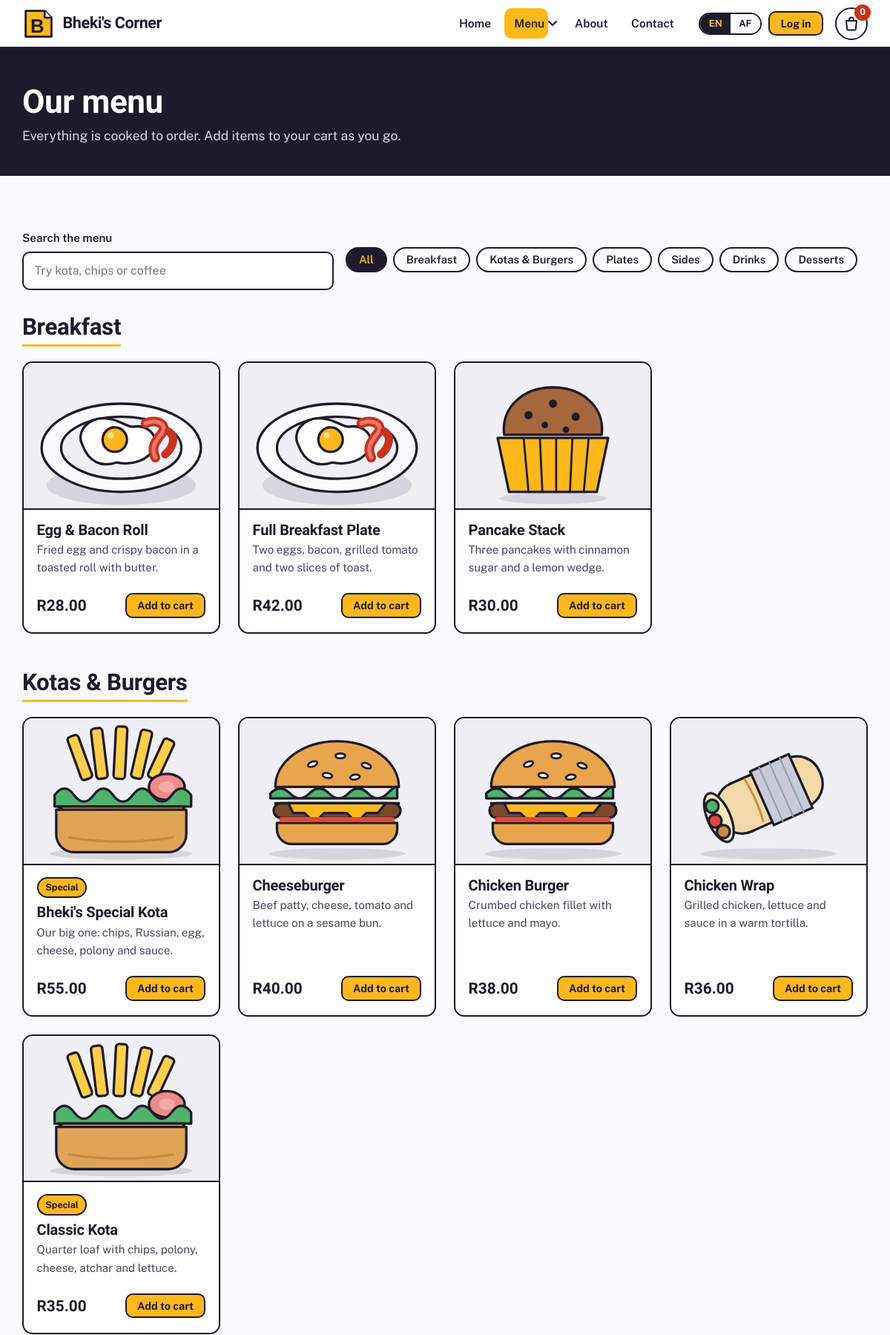
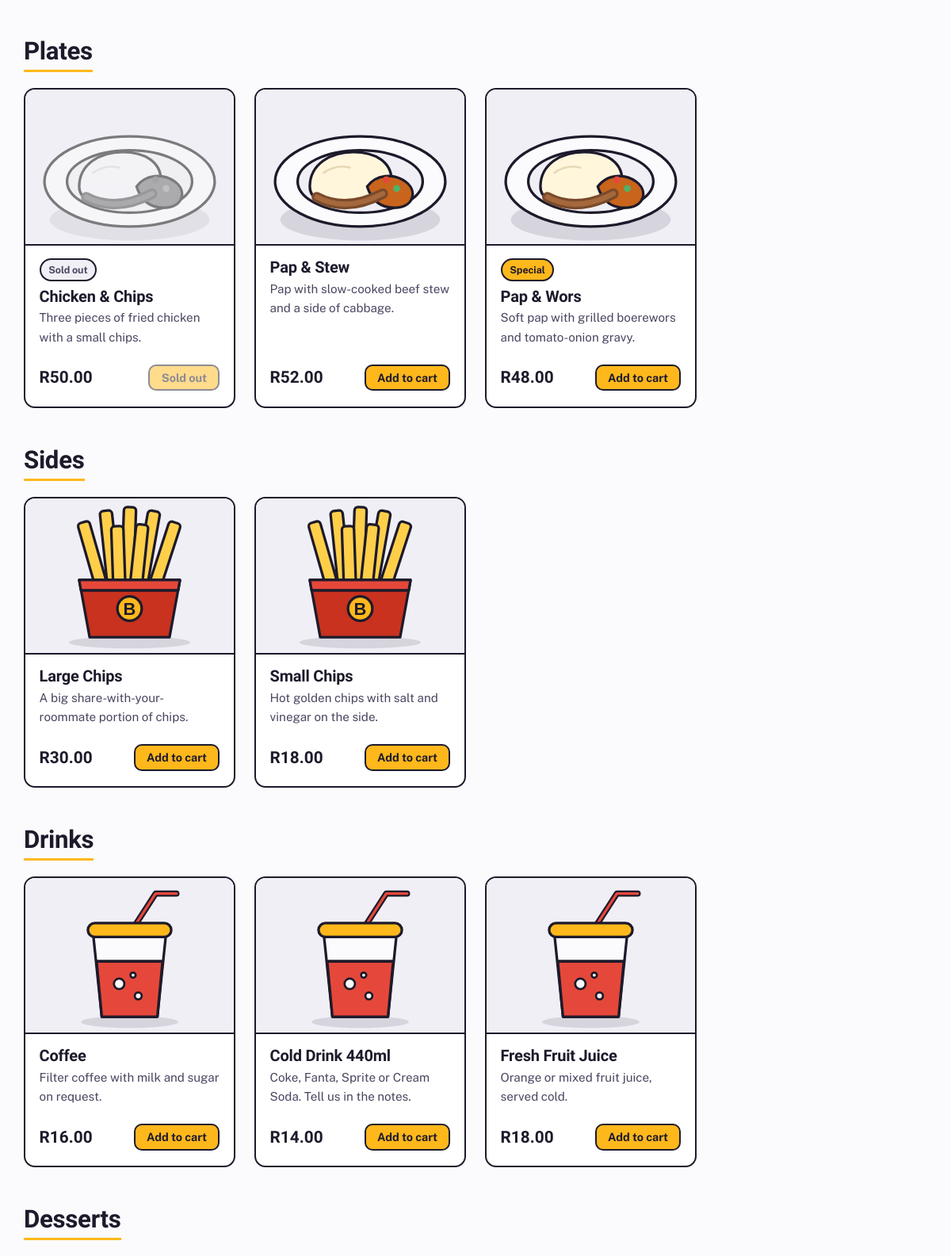
Page /menu.php (upper part) on the committed database (2 pictures, top to bottom).
### tables this page shows
CREATE TABLE tbl_products (
  product_id INT NOT NULL AUTO_INCREMENT,
  name VARCHAR(100) NOT NULL,
  description VARCHAR(255) NOT NULL,
  category VARCHAR(40) NOT NULL,
  price DECIMAL(8,2) NOT NULL,
  image VARCHAR(120) NOT NULL DEFAULT 'no-image.svg',
  is_special TINYINT(1) NOT NULL DEFAULT 0,
  status VARCHAR(20) NOT NULL DEFAULT 'Available',
  PRIMARY KEY (product_id)
);

### includes/config.php (called while the page is built, shortened)
<?php
function e($text) {
    return htmlspecialchars((string)$text, ENT_QUOTES, 'UTF-8');
}
function money($amount) {
    return 'R' . number_format((float)$amount, 2, '.', ' ');
}
function db_query($conn, $sql, $types = '', $params = array()) {
    $stmt = $conn->prepare($sql);
    if (!$stmt->execute()) {
        $stmt->close();
        return false;
    }
    return $stmt;
}
function db_all($conn, $sql, $types = '', $params = array()) {
    $rows = array();
    $stmt = db_query($conn, $sql, $types, $params);
    $result = $stmt->get_result();
    while ($row = $result->fetch_assoc()) {
        $rows[] = $row;
    }
    return $rows;
}
function menu_categories() {
    return array('Breakfast', 'Kotas & Burgers', 'Plates', 'Sides', 'Drinks', 'Desserts');
}
function product_image($file, $base = '') {
    if (preg_match('/\.svg$/i', $file)) {
        return $base . 'images/' . $file;
    }
    return $base . 'uploads/' . $file;
}
?>

### includes/product-card.php (the view)
<?php
function product_card($p, $base = '') {
    $sold = ($p['status'] !== 'Available');
    $search = strtolower($p['name'] . ' ' . $p['description']);
    $img = product_image($p['image'], $base);
    ?>
    <article class="card<?php echo $sold ? ' is-soldout' : ''; ?>" data-category="<?php echo e($p['category']); ?>" data-search="<?php echo e($search); ?>">
      <div class="card-img"><img src="<?php echo e($img); ?>" alt="<?php echo e($p['name']); ?>" width="400" height="300" loading="lazy"></div>
      <div class="card-body">
        <?php if ($sold) { ?><span class="pill pill-soldout" data-i18n="pill.soldout">Sold out</span>
        <?php } elseif ($p['is_special']) { ?><span class="pill" data-i18n="pill.special">Special</span><?php } ?>
        <h3><?php echo e($p['name']); ?></h3>
        <p><?php echo e($p['description']); ?></p>
        <div class="card-foot">
          <span class="price"><?php echo money($p['price']); ?></span>
          <button type="button" class="btn btn-small add-to-cart"
                  data-id="<?php echo (int)$p['product_id']; ?>"
                  data-name="<?php echo e($p['name']); ?>"
                  data-price="<?php echo e($p['price']); ?>"
                  data-image="<?php echo e($img); ?>"<?php echo $sold ? ' disabled' : ''; ?>
                  data-i18n="<?php echo $sold ? 'btn.soldout' : 'btn.add'; ?>"><?php echo $sold ? 'Sold out' : 'Add to cart'; ?></button>
        </div>
      </div>
    </article>
    <?php
}
?>

### includes/header.php (shortened to what this page needs)
<?php
if (!isset($base)) { $base = ''; }
function nav_class($page, $active) { return $page === $active ? ' class="active"' : ''; }
?>
<!DOCTYPE html>
<html lang="en">
<head>
<link rel="stylesheet" href="<?php echo $base; ?>stylesheets/style.css">
</head>
<body>
<header class="site-header">
  <div class="header-inner">
    <a class="brand" href="<?php echo $base; ?>index.php" aria-label="Bheki's Corner - go to the home page">
      <img src="<?php echo $base; ?>images/logo.svg" alt="" width="44" height="44">
      <span class="brand-name">Bheki's Corner</span>
    </a>
    <a class="cart-link" href="<?php echo $base; ?>cart.php" aria-label="Open your cart">
      <span id="cartCount" class="cart-count">0</span>
    </a>
    <nav id="mainNav" class="main-nav" aria-label="Main navigation">
      <ul class="nav-list">
        <li><a href="<?php echo $base; ?>index.php"<?php echo nav_class('home', $activePage); ?> data-i18n="nav.home">Home</a></li>
        <li class="has-dropdown">
          <a href="<?php echo $base; ?>menu.php"<?php echo nav_class('menu', $activePage); ?> data-i18n="nav.menu">Menu</a>
          <button class="dropdown-toggle" aria-expanded="false" aria-label="Show menu categories"><svg viewBox="0 0 12 8" width="12" height="8" aria-hidden="true"><path d="M1 1l5 5 5-5" fill="none" stroke="currentColor" stroke-width="2" stroke-linecap="round" stroke-linejoin="round"/></svg></button>
        </li>
        <li><a href="<?php echo $base; ?>about.php"<?php echo nav_class('about', $activePage); ?> data-i18n="nav.about">About</a></li>
        <li><a href="<?php echo $base; ?>contact.php"<?php echo nav_class('contact', $activePage); ?> data-i18n="nav.contact">Contact</a></li>
      </ul>
      <div class="nav-tools">
        <div class="lang-switch" role="group" aria-label="Language">
          <button type="button" data-lang="en" aria-pressed="true">EN</button>
          <button type="button" data-lang="af" aria-pressed="false">AF</button>
        </div>
        <a id="loginLink" class="btn btn-small" href="<?php echo $base; ?>login.php" data-i18n="nav.login">Log in</a>
      </div>
    </nav>
  </div>
</header>

### menu.php (shortened to what this page needs)
<?php
require_once 'includes/config.php';
require_once 'includes/product-card.php';
$activePage = 'menu';
$products = db_all($conn, "SELECT * FROM tbl_products ORDER BY category, name");
$grouped = array();
foreach ($products as $p) {
    $grouped[$p['category']][] = $p;
}
include 'includes/header.php';
?>
<main id="main">
  <div class="page-banner">
    <div class="container">
      <h1 data-i18n="menu.h1">Our menu</h1>
      <p data-i18n="menu.lead">Everything is cooked to order. Add items to your cart as you go.</p>
    </div>
  </div>
  <section class="section">
    <div class="container">
      <div class="menu-tools">
        <div class="field search-box">
          <label for="menuSearch" data-i18n="menu.search">Search the menu</label>
          <input type="search" id="menuSearch" placeholder="Try kota, chips or coffee" data-i18n-placeholder="menu.search.ph" autocomplete="off">
        </div>
        <div class="chips" id="categoryChips" role="group" aria-label="Filter by category">
          <button type="button" class="chip active" data-category="all" data-i18n="menu.all">All</button>
          <?php foreach (menu_categories() as $c) { ?>
          <button type="button" class="chip" data-category="<?php echo e($c); ?>" data-i18n="cat.<?php echo e($c); ?>"><?php echo e($c); ?></button>
          <?php } ?>
        </div>
      </div>
      <?php foreach (menu_categories() as $c) { if (!isset($grouped[$c])) { continue; } ?>
      <div class="menu-group" data-group="<?php echo e($c); ?>">
        <h2 data-i18n="cat.<?php echo e($c); ?>"><?php echo e($c); ?></h2>
        <div class="grid grid-4">
          <?php foreach ($grouped[$c] as $p) { product_card($p); } ?>
        </div>
      </div>
      <?php } ?>
    </div>
  </section>
</main>
<?php include 'includes/footer.php'; ?>

### includes/footer.php (shortened to what this page needs)
</body>
</html>

### rows in the picture
tbl_products: image (picture), name "Egg & Bacon Roll", description "Fried egg and crispy bacon in a toasted roll with butter.", price "R28.00"
tbl_products: image (picture), name "Full Breakfast Plate", description "Two eggs, bacon, grilled tomato and two slices of toast.", price "R42.00"
tbl_products: image (picture), name "Pancake Stack", description "Three pancakes with cinnamon sugar and a lemon wedge.", price "R30.00"
tbl_products: image (picture), status "Special", name "Bheki's Special Kota", description "Our big one: chips, Russian, egg, cheese, polony and sauce.", price "R55.00"
tbl_products: image (picture), name "Cheeseburger", description "Beef patty, cheese, tomato and lettuce on a sesame bun.", price "R40.00"
tbl_products: image (picture), name "Chicken Burger", description "Crumbed chicken fillet with lettuce and mayo.", price "R38.00"
tbl_products: image (picture), name "Chicken Wrap", description "Grilled chicken, lettuce and sauce in a warm tortilla.", price "R36.00"
tbl_products: image (picture), status "Special", name "Classic Kota", description "Quarter loaf with chips, polony, cheese, atchar and lettuce.", price "R35.00"
tbl_products: image (picture), status "Sold out", name "Chicken & Chips", description "Three pieces of fried chicken with a small chips.", price "R50.00"
tbl_products: image (picture), name "Pap & Stew", description "Pap with slow-cooked beef stew and a side of cabbage.", price "R52.00"
tbl_products: image (picture), status "Special", name "Pap & Wors", description "Soft pap with grilled boerewors and tomato-onion gravy.", price "R48.00"
tbl_products: image (picture), name "Large Chips", description "A big share-with-your-roommate portion of chips.", price "R30.00"
tbl_products: image (picture), name "Small Chips", description "Hot golden chips with salt and vinegar on the side.", price "R18.00"
tbl_products: image (picture), name "Coffee", description "Filter coffee with milk and sugar on request.", price "R16.00"
tbl_products: image (picture), name "Cold Drink 440ml", description "Coke, Fanta, Sprite or Cream Soda. Tell us in the notes.", price "R14.00"
tbl_products: image (picture), name "Fresh Fruit Juice", description "Orange or mixed fruit juice, served cold.", price "R18.00"
